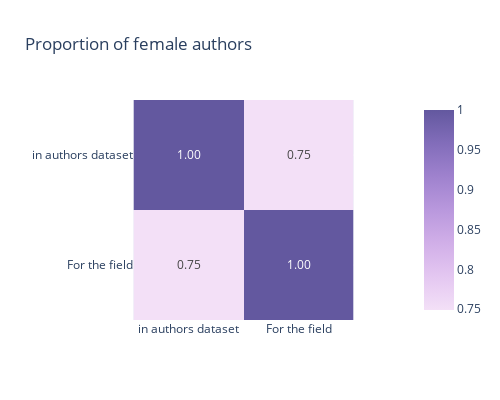

The notebook cell this image was saved under:
### Markdown cell above
Correlation coefficients whose magnitude are between 0.7 and 0.9 indicate variables which can be considered highly correlated. Correlation coefficients whose magnitude are between 0.5 and 0.7 indicate variables which can be considered moderately correlated.

### Code cell
fig = px.imshow(
    prop[['Gender', 'Proportion_lit']].corr(),
    text_auto=f'.2f', 
    x = ['in authors dataset','For the field'],
    y = ['in authors dataset','For the field'],
    color_continuous_scale='Purp',
    title='Proportion of female authors',
    width=500,
    height=400
)
#fig.write_image('C:/Git_repositories/MSc_gender_bias/fig/corr_female_datasetVsreality.png')
fig.show()

### Figure 1 — Plotly figure (JSON) as saved in the notebook; plotly's stock layout.template omitted (floating-point values rounded to 4 significant figures)
{"data": [{"coloraxis": "coloraxis", "hovertemplate": "x: %{x}<br>y: %{y}<br>color: %{z}<extra></extra>", "name": "0", "texttemplate": "%{z:.2f}", "type": "heatmap", "x": ["in authors dataset", "For the field"], "xaxis": "x", "y": ["in authors dataset", "For the field"], "yaxis": "y", "z": [[1, 0.7489], [0.7489, 1]]}], "layout": {"coloraxis": {"colorscale": [[0, "rgb(243, 224, 247)"], [0.1667, "rgb(228, 199, 241)"], [0.3333, "rgb(209, 175, 232)"], [0.5, "rgb(185, 152, 221)"], [0.6667, "rgb(159, 130, 206)"], [0.8333, "rgb(130, 109, 186)"], [1, "rgb(99, 88, 159)"]]}, "height": 400, "title": {"text": "Proportion of female authors"}, "width": 500, "xaxis": {"anchor": "y", "constrain": "domain", "domain": [0, 1], "scaleanchor": "y"}, "yaxis": {"anchor": "x", "autorange": "reversed", "constrain": "domain", "domain": [0, 1]}}}
